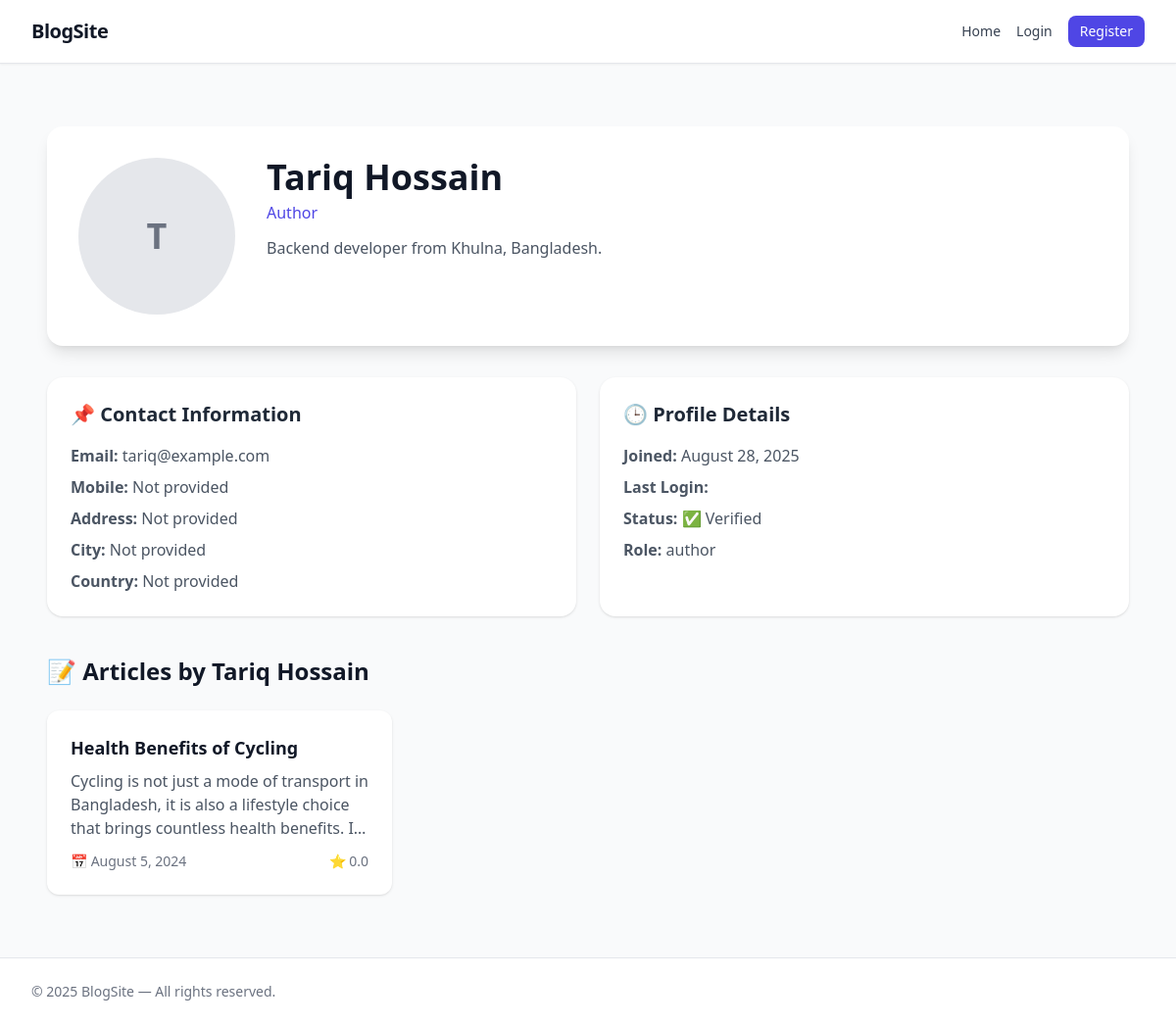
/accounts/profile/5/, run on the app's committed database.
### accounts/models.py (models this page shows, shortened)
class CustomUser(AbstractUser): #inherit AbstractUser #Creating CustomUser model #Note : Must be register in settings the changes
    role_choices = (
        ('admin', 'Admin'),
        ('author', 'Author'),
        ('reader', 'Reader')
    )
    role = models.CharField(max_length=10, choices=role_choices, default='author')
    email = models.EmailField(unique=True)
    is_verified = models.BooleanField(default=False)
    agreed_t_and_c = models.BooleanField(default=False)
    bio = models.TextField(blank=True)
    twitter = models.URLField(blank=True, null=True)
    linkedin = models.URLField(blank=True, null=True)
    facebook = models.URLField(blank=True, null=True)
    address_line_1 = models.CharField(blank=True, max_length=100) #can be null in database , blank is only for admin panel.
    address_line_2 = models.CharField(blank=True, max_length=100)
    city = models.CharField(blank=True, max_length=20)
    postcode = models.CharField(blank=True, max_length=20)
    country = models.CharField(blank=True, max_length=20)
    mobile = models.CharField(blank=True, max_length=15)
    profile_picture = models.ImageField(null=True, blank=True, upload_to="user_profile") #one folder will be created inside media/user_profile/abc.jpg
    USERNAME_FIELD = "email" #Now our username field is email , override parent behaivour
    REQUIRED_FIELDS = [] #USERNAME_FIELD is already a required field , so , no need to say again REQUIRED_FIELDS ['email'] that is making blank
    username = models.CharField(max_length=150,default="user") #username is still required field in AbstractUser so we are providing default value as email
    objects = CustomUserManager()
    @property
    def full_name(self):
        if self.first_name == "" and self.last_name == "":
            return f"{self.username}{self.id}"
        return f"{self.first_name}  {self.last_name}"

### blog/models.py (models this page shows, shortened)
class TimeStampedModel(models.Model):
    created_at = models.DateTimeField(auto_now_add=True)
    updated_at = models.DateTimeField(auto_now=True)
    class Meta:
        abstract = True #means for this class inside database table will be not created.. this class will be inherited by other classes.

class Blog(TimeStampedModel):
    title = models.CharField(max_length=200)
    slug = models.SlugField(blank=True, unique=True)
    body = models.TextField()
    author = models.ForeignKey(CustomUser, on_delete=models.CASCADE, related_name="blogs")
    categories = models.ManyToManyField(Category, related_name="blogs", blank=True)

### accounts/views.py (the view)
# urls.py: path("profile/<id>/", views.user_dashboard, name="profile"),
def user_dashboard(request,id):
    author = CustomUser.objects.get(id=id)
    blogs = Blog.objects.filter(author=author).prefetch_related("categories", "reviews")
    for blog in blogs:
        blog.avg_rating = blog.reviews.aggregate(avg=Avg("rating"))["avg"] or 0
    return render(request, "accounts/profile.html", {
        "author": author,
        "blogs": blogs,
    })

### accounts/templates/accounts/profile.html (shortened to what this page needs)
{% extends "base.html" %}
{% block content %}
<div class="max-w-6xl mx-auto py-10 px-4">
  <div class="bg-white shadow-lg rounded-2xl p-8 flex flex-col md:flex-row items-center md:items-start gap-8">
    <div class="flex-shrink-0">
      {% if author.profile_picture %}
        <img src="{{ author.profile_picture.url }}" alt="{{ author.full_name }}"
             class="w-40 h-40 rounded-full object-cover border-4 border-indigo-500 shadow-lg">
      {% else %}
        <div class="w-40 h-40 rounded-full flex items-center justify-center bg-gray-200 text-gray-500 text-4xl font-bold">
          {{ author.first_name|slice:":1"|default:"A" }}
        </div>
      {% endif %}
    </div>
    <div class="flex-1">
      <h1 class="text-4xl font-bold text-gray-900">{{ author.full_name|default:author.username }}</h1>
      <p class="text-indigo-600 font-medium mt-1 capitalize">{{ author.role }}</p>
      <p class="text-gray-600 mt-3">{{ author.bio|default:"This author has not added a bio yet." }}</p>
    </div>
  </div>
  <div class="mt-8 grid md:grid-cols-2 gap-6">
    <div class="bg-white p-6 rounded-2xl shadow">
      <h2 class="text-xl font-semibold text-gray-800 mb-4">📌 Contact Information</h2>
      <ul class="space-y-2 text-gray-600">
        <li><strong>Email:</strong> {{ author.email }}</li>
        <li><strong>Mobile:</strong> {{ author.mobile|default:"Not provided" }}</li>
        <li><strong>Address:</strong> {{ author.address_line_1|default:"Not provided" }}</li>
        <li><strong>City:</strong> {{ author.city|default:"Not provided" }}</li>
        <li><strong>Country:</strong> {{ author.country|default:"Not provided" }}</li>
      </ul>
    </div>
    <div class="bg-white p-6 rounded-2xl shadow">
      <h2 class="text-xl font-semibold text-gray-800 mb-4">🕒 Profile Details</h2>
      <ul class="space-y-2 text-gray-600">
        <li><strong>Joined:</strong> {{ author.date_joined|date:"F j, Y" }}</li>
        <li><strong>Last Login:</strong> {{ author.last_login|date:"F j, Y, H:i" }}</li>
        <li><strong>Status:</strong> {% if author.is_verified %}
            ✅ Verified
          {% else %}
            ❌ Not Verified
          {% endif %}
        </li>
        <li><strong>Role:</strong> {{ author.role }}</li>
      </ul>
    </div>
  </div>
  <div class="mt-10">
    <h2 class="text-2xl font-bold mb-6 text-gray-900">📝 Articles by {{ author.full_name|default:author.username }}</h2>
    {% if blogs %}
      <div class="grid md:grid-cols-2 lg:grid-cols-3 gap-6">
        {% for blog in blogs %}
          <a href="{% url 'blog_detail' blog.slug %}"
             class="block bg-white p-6 rounded-xl shadow hover:shadow-lg transition">
            <h3 class="text-lg font-bold text-gray-900">{{ blog.title }}</h3>
            <p class="text-gray-600 mt-2 line-clamp-3">{{ blog.body|truncatewords:25 }}</p>
            <div class="mt-3 text-sm text-gray-500 flex justify-between">
              <span>📅 {{ blog.created_at|date:"F j, Y" }}</span>
              <span>⭐ {{ blog.avg_rating|floatformat:1 | default:0 }}</span>
            </div>
          </a>
        {% endfor %}
      </div>
    {% else %}
      <p class="text-gray-500">This author hasn’t published any articles yet.</p>
    {% endif %}
  </div>
</div>
{% endblock %}

### data on the page
CustomUser: first_name "T", full_name "Tariq Hossain", role "Author", bio "Backend developer from Khulna, Bangladesh.", email "tariq@example.com", mobile "Not provided", address_line_1 "Not provided", city "Not provided", country "Not provided", date_joined "August 28, 2025", role "author"
Blog: title "Health Benefits of Cycling", body "Cycling is not just a mode of transport in Bangladesh, it is also a lifestyle choice that brings countless health benefits.…", created_at "August 5, 2024", avg_rating "0.0"

### other printed values
{{ year|default:"2025" }} "2025"
